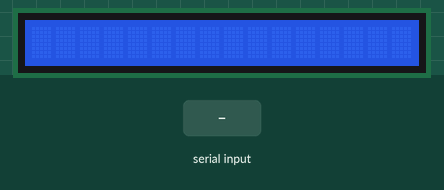
This sketch was run on a simulated Arduino Uno, built with avr-gcc and run on an emulated ATmega328P. Parts: 16×1 character LCD. The inputs (shaded band) are chosen by the test bench. What the sketch prints to the serial monitor is not drawn.

Above: at 1.2 s.
1.3 s: "1" received over Serial
At 2.86 s:
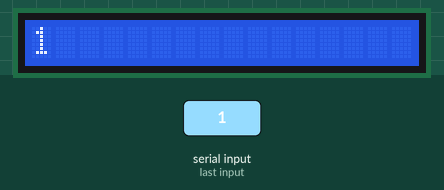
At 9.7 s:
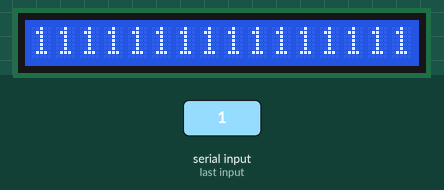
Timing chart, 0 to 10.3 s (numbered marks = the images above; inputs shaded):
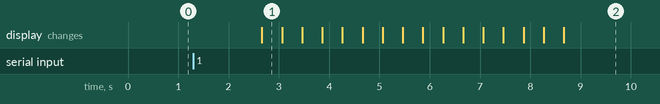

The sketch:

busScreen.ino
```cpp
/*
    2021 - 05 - 30
    LCD 가려진 문자열 당기고 다 표시되면 초기화
    문제는 문자열이 길어지면 다음 라인으로 넘어감 내부 함수로는 표현이 어려울것 같다
    부분적 해결 lcd.begin(16, 2) -> (16, 1)
    by iknam
*/
#include <LiquidCrystal.h>

const int rs = 4, en = 6, d4 = 10, d5 = 11, d6 = 12, d7 = 13;

LiquidCrystal lcd(rs, en, d4, d5, d6, d7);

int sLen; // 문자열 길이
String str;

void setup()
{
  Serial.begin(9600);
  lcd.begin(16, 1);
}

void loop()
{
  if (Serial.available() > 0)
  {
      str = Serial.readString();
      Serial.println(str);
      lcd.clear();
      //lcd.setCursor(0, 1);
      lcd.print(str);
      sLen = str.length();
  }

  if(sLen > 16){
    for(int i = 0; i < sLen - 16; i++)
    {
        lcd.scrollDisplayLeft();
         delay(500);
    }
    lcd.clear();
    delay(400);
    lcd.print(str);
  }

  delay(400);
  lcd.print(str);
}
```

Measured:
- after the input at 1.3 s, the display: changes after 1.4 s (image 1)
- what the display in image 1 shows lasts 0.4 s, from 2.7 s to 3.1 s
